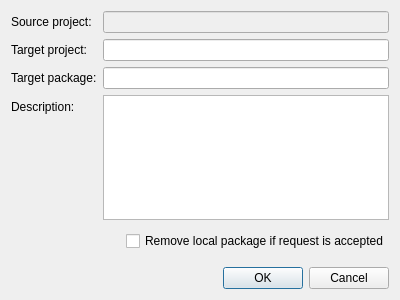
<?xml version="1.0" encoding="UTF-8"?>
<ui version="4.0">
 <class>CreateRequestDialog</class>
 <widget class="QDialog" name="CreateRequestDialog">
  <property name="geometry">
   <rect>
    <x>0</x>
    <y>0</y>
    <width>400</width>
    <height>300</height>
   </rect>
  </property>
  <property name="windowTitle">
   <string>Create submit request</string>
  </property>
  <layout class="QVBoxLayout" name="verticalLayout">
   <item>
    <layout class="QFormLayout" name="formLayout">
     <item row="0" column="0">
      <widget class="QLabel" name="label">
       <property name="text">
        <string>Source project:</string>
       </property>
      </widget>
     </item>
     <item row="0" column="1">
      <widget class="QLineEdit" name="sourceProjectLineEdit">
       <property name="enabled">
        <bool>false</bool>
       </property>
      </widget>
     </item>
     <item row="1" column="1">
      <widget class="QLineEdit" name="targetProjectLineEdit"/>
     </item>
     <item row="1" column="0">
      <widget class="QLabel" name="label_2">
       <property name="text">
        <string>Target project:</string>
       </property>
      </widget>
     </item>
     <item row="2" column="1">
      <widget class="QLineEdit" name="targetPackageLineEdit"/>
     </item>
     <item row="2" column="0">
      <widget class="QLabel" name="label_3">
       <property name="text">
        <string>Target package:</string>
       </property>
      </widget>
     </item>
     <item row="3" column="1">
      <widget class="QPlainTextEdit" name="descriptionPlainTextEdit">
       <property name="sizePolicy">
        <sizepolicy hsizetype="Expanding" vsizetype="Expanding">
         <horstretch>0</horstretch>
         <verstretch>0</verstretch>
        </sizepolicy>
       </property>
      </widget>
     </item>
     <item row="3" column="0">
      <widget class="QLabel" name="label_4">
       <property name="text">
        <string>Description:</string>
       </property>
      </widget>
     </item>
    </layout>
   </item>
   <item>
    <spacer name="verticalSpacer">
     <property name="orientation">
      <enum>Qt::Vertical</enum>
     </property>
     <property name="sizeType">
      <enum>QSizePolicy::Fixed</enum>
     </property>
     <property name="sizeHint" stdset="0">
      <size>
       <width>20</width>
       <height>5</height>
      </size>
     </property>
    </spacer>
   </item>
   <item>
    <layout class="QHBoxLayout" name="horizontalLayout">
     <property name="sizeConstraint">
      <enum>QLayout::SetDefaultConstraint</enum>
     </property>
     <item>
      <spacer name="horizontalSpacer">
       <property name="orientation">
        <enum>Qt::Horizontal</enum>
       </property>
       <property name="sizeHint" stdset="0">
        <size>
         <width>40</width>
         <height>20</height>
        </size>
       </property>
      </spacer>
     </item>
     <item>
      <widget class="QCheckBox" name="sourceUpdateCheckBox">
       <property name="text">
        <string>Remove local package if request is accepted</string>
       </property>
      </widget>
     </item>
    </layout>
   </item>
   <item>
    <spacer name="verticalSpacer_2">
     <property name="orientation">
      <enum>Qt::Vertical</enum>
     </property>
     <property name="sizeType">
      <enum>QSizePolicy::Fixed</enum>
     </property>
     <property name="sizeHint" stdset="0">
      <size>
       <width>20</width>
       <height>10</height>
      </size>
     </property>
    </spacer>
   </item>
   <item>
    <widget class="QDialogButtonBox" name="buttonBox">
     <property name="orientation">
      <enum>Qt::Horizontal</enum>
     </property>
     <property name="standardButtons">
      <set>QDialogButtonBox::Cancel|QDialogButtonBox::Ok</set>
     </property>
    </widget>
   </item>
  </layout>
 </widget>
 <resources/>
 <connections>
  <connection>
   <sender>buttonBox</sender>
   <signal>accepted()</signal>
   <receiver>CreateRequestDialog</receiver>
   <slot>accept()</slot>
   <hints>
    <hint type="sourcelabel">
     <x>248</x>
     <y>254</y>
    </hint>
    <hint type="destinationlabel">
     <x>157</x>
     <y>274</y>
    </hint>
   </hints>
  </connection>
  <connection>
   <sender>buttonBox</sender>
   <signal>rejected()</signal>
   <receiver>CreateRequestDialog</receiver>
   <slot>reject()</slot>
   <hints>
    <hint type="sourcelabel">
     <x>316</x>
     <y>260</y>
    </hint>
    <hint type="destinationlabel">
     <x>286</x>
     <y>274</y>
    </hint>
   </hints>
  </connection>
 </connections>
</ui>
